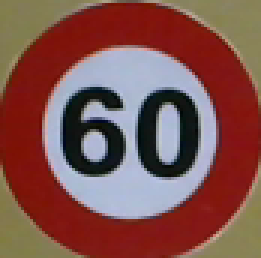
#> input picture py/main/tools/lim60-0.png, 87 x 86 px, found by its file name (shown 3 times larger)
$ python Client.py
#> lines starting #> are read from the running program, lines starting #| are printed output that depends on the picture
import socket
import cv2
import numpy as np
import pickle
import struct

class Client(object):
    def __init__(self, host: str, port: int):
        try:
            self.__host = host
            self.__port = port
            self.client = socket.socket(socket.AF_INET, socket.SOCK_STREAM)
            self.client.connect((self.__host, self.__port))
        except socket.error as e:
            print("\033[1;32;1m [Error] \033[0m\n", e)
    def run(self):
        while (1):
            msg = input("please input msg: ")
            self.client.send(msg.encode())
            server_msg = str(self.client.recv(1024), encoding="utf-8")
            print("Sever: {}".format(server_msg))
            if (msg == 'q'):
                break
        self.client.close()
    def sent_webcam_frame(self, frame: np.ndarray):
        encode_param = [int(cv2.IMWRITE_JPEG_QUALITY), 90]
        try:
            frame = cv2.resize(frame, (320, 320))
            result, img_encode = cv2.imencode(".jpg", frame, encode_param)
            data = pickle.dumps(img_encode, 0)
            size = len(data)
            self.client.sendall(struct.pack("Q", size) + data)
            # cv2.imshow("client", frame)
            # cv2.waitKey(0)
            return True
        except socket.error as e:
            print(e)
            return False
    def test(self):
        encode_param = [int(cv2.IMWRITE_JPEG_QUALITY), 90]
        frame = cv2.imread("tools/lim60-0.png")
#> frame is the input picture: shape (86, 87, 3); mean B, G, R 78, 83.2, 128.4
        try:
            frame = cv2.resize(frame, (320, 320))
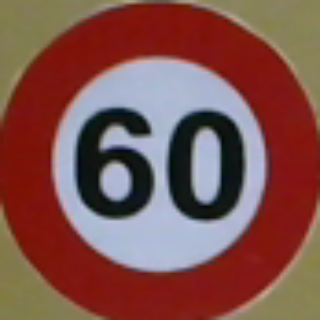
#> frame: shape (320, 320, 3); mean B, G, R 77.9, 83, 128.3
            frame = cv2.flip(frame, 180)
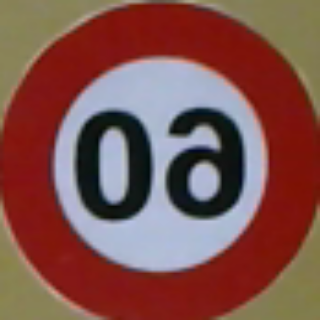
#> frame: shape (320, 320, 3); mean B, G, R 77.9, 83, 128.3
            result, img_encode = cv2.imencode(".jpg", frame, encode_param)
#> img_encode = 14424 values, max 255 at index 0, min 0 at index 4, mean 128.5
            data = pickle.dumps(img_encode, 0)
            print(data)
#> (printed output is left out)
            # size = len(data)
#> (the run stopped early here; a loop or call above may not have finished)
